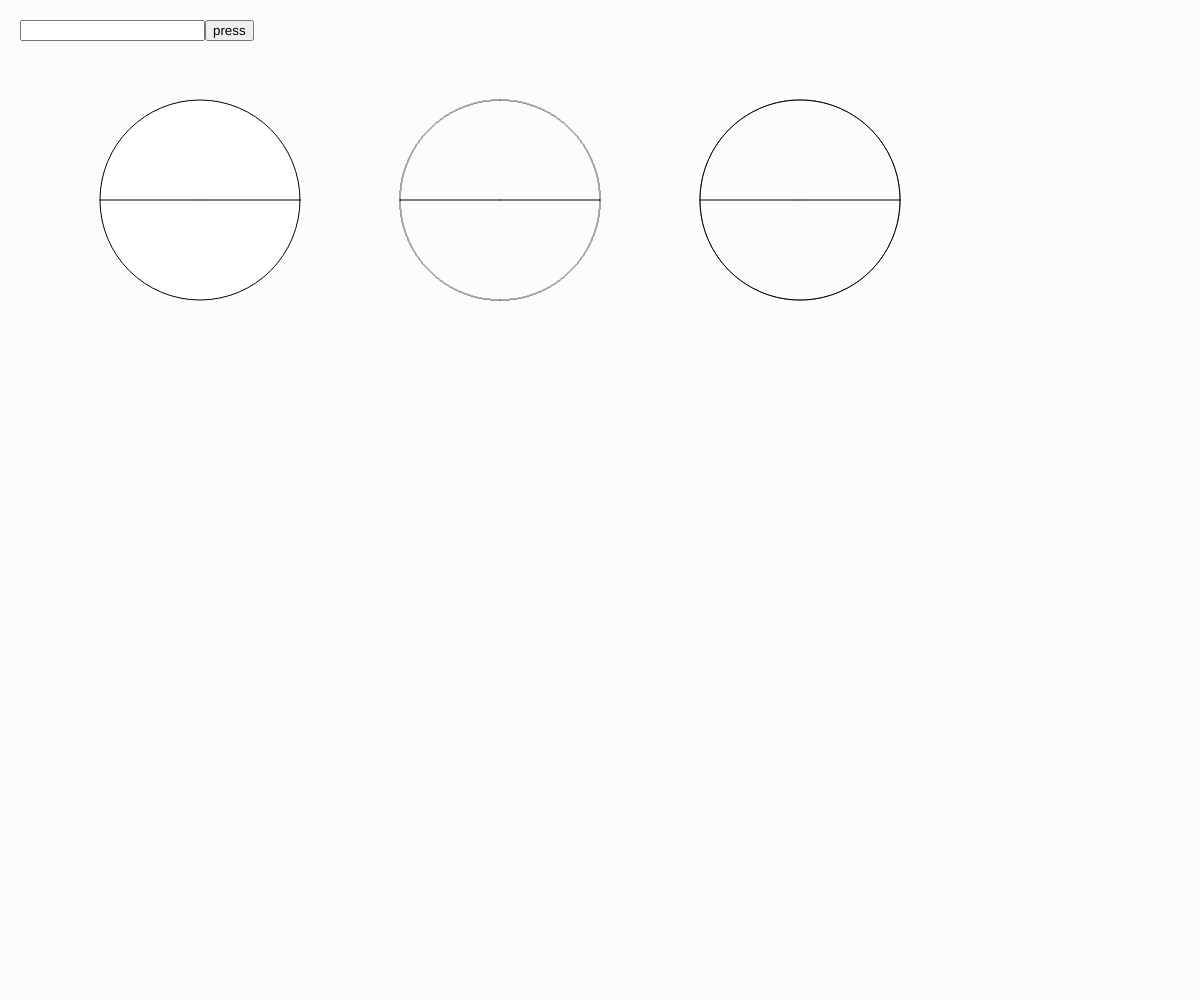
Frame 1 (no input)
Frame 60 (no input): identical to frame 1, image omitted
Frame 120 (the mouse pressed at the canvas centre since frame 60): identical to frame 1, image omitted

The p5.js sketch that drew this single still picture (run headless with seeded random() and noise() and a simulated clock; from frame 60 on, the mouse is pressed at the canvas centre):

// p5.js sketch
// ── sketch.js
var partes = 2;
let input;
let button;
let circPuntoPendiente;
let circBresenham;
let circDDA;

function setup() {
  createCanvas(windowWidth, windowHeight);
  
  input = createInput();
  input.position(20, 20);
  button = createButton('press');
  button.position(input.x + input.width, 20);
  button.mousePressed(updateSlices);

  circPuntoPendiente = new PuntoPendiente(200,200,100);
  circBresenham = new Bresenham(500,200,100);
  circDDA = new Daa(800,200,100);
}

function draw() {
  background(252);

  circPuntoPendiente.draw();
  circBresenham.draw();
  circDDA.draw();
 
}

function updateSlices(){
  partes = int(input.value());
}

// ── DDA.js
class Daa{
    constructor(x,y,r){
        this.x = x;
        this.y = y;
        this.r = r;
}

draw(){
    stroke(0);
    this.circulo();
    
    let delta = 360 / partes;
    let x0 = this.x + this.r;
    let y0 = this.y;
    
    for (let i = 0; i < partes; i++) {
        let angulo = (i + 1) * delta;
        let x1 = this.x + this.r * cos(angulo * PI / 180);
        let y1 = this.y + this.r * sin(angulo * PI / 180);
        
        line(this.x, this.y, x0, y0);
        
        x0 = x1;
        y0 = y1;
    }
}

circulo() {
    let x0 = this.x + this.r;
    let y0 = this.y;
    
    for (let i = 0; i <= 360; i += 1) {
      let angulo = i * PI / 180;
      let x1 = this.x + this.r * cos(angulo);
      let y1 = this.y + this.r * sin(angulo);
      
      line(x0, y0, x1, y1);
      
      x0 = x1;
      y0 = y1;
    }
  }
}
// ── bresenham.js
class Bresenham{
  constructor(x,y,r){
      this.x = x;
      this.y = y;
      this.r = r;
  }

  draw(){
  stroke(0);
  let ang = TWO_PI / partes;

  let x1 = 0;
  let y1 = this.r;
  let error = 3 - 2 * this.r;

  while (x1 <= y1){
    point(this.x + x1, this.y + y1);
    point(this.x - x1, this.y + y1);
    point(this.x + x1, this.y - y1);
    point(this.x - x1, this.y - y1);
    point(this.x + y1, this.y + x1);
    point(this.x - y1, this.y + x1);
    point(this.x + y1, this.y - x1);
    point(this.x - y1, this.y - x1);

    if (error < 0){
      error = error + 4 * x1 + 6;
    } else {
      error = error + 4 * (x1 - y1) + 10;
      y1--;
    }

    x1++;
  }
  
  for (let i = 0; i < partes; i++){
    let finalAng = (i + 1) * ang;
    let finalX = this.x + this.r * cos(finalAng);
    let finalY = this.y + this.r * sin(finalAng);
    line(this.x, this.y, finalX, finalY);
  }
}
}
// ── puntoPendiente.js
class PuntoPendiente{
    constructor(x,y,r){
        this.x = x;
        this.y = y;
        this.r = r;
    }
  
draw(){
    stroke(0);
    ellipse(this.x, this.y, this.r*2, this.r*2);
        
    for (let i = 0; i < 360; i += 360/partes) {
        let ang = i * (PI / 180);
        let x1 = this.x + this.r * cos(ang);
        let y1 = this.y + this.r * sin(ang);
            
        let m = (y1 - this.y) / (x1 - this.x);
        let b = this.y - m * this.x;
            
        let x2 = this.x + (this.r-this.r);
        let y2 = m * x2 + b;
        line(x1, y1, x2, this.y);
     }
  }    
}
